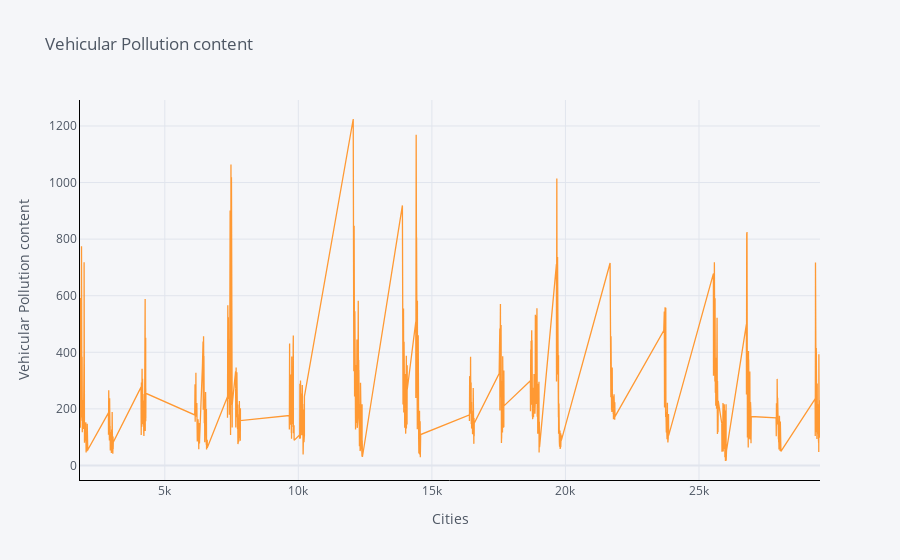
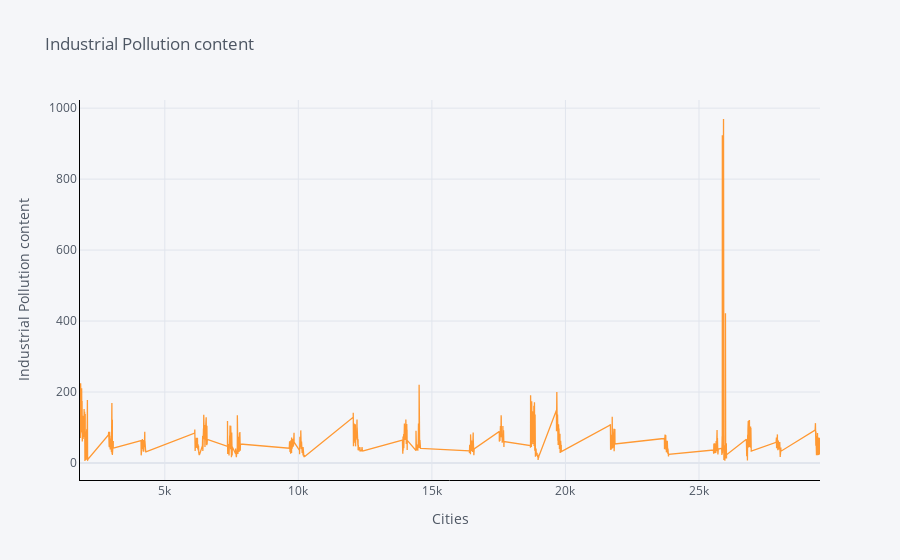

The cell these charts' notebook holds for them, in order:
### Code cell
ploting('Vehicular Pollution content')
ploting('Industrial Pollution content')

### Figure 1 — Plotly figure (JSON) as saved in the notebook; plotly's stock layout.template omitted (floating-point values rounded to 4 significant figures; data arrays with more than 128 entries replaced by an {"elided": "..."} marker saying what was removed)
{"data": [{"line": {"color": "rgba(255, 153, 51, 1.0)", "dash": "solid", "shape": "linear", "width": 1.3}, "mode": "lines", "name": "Vehicular Pollution content", "text": "", "type": "scatter", "x": {"elided": "4646 int values"}, "y": {"elided": "4646 float values"}}], "layout": {"legend": {"bgcolor": "#F5F6F9", "font": {"color": "#4D5663"}}, "paper_bgcolor": "#F5F6F9", "plot_bgcolor": "#F5F6F9", "title": {"font": {"color": "#4D5663"}, "text": "Vehicular Pollution content"}, "xaxis": {"gridcolor": "#E1E5ED", "linecolor": "black", "showgrid": true, "tickfont": {"color": "#4D5663"}, "title": {"font": {"color": "#4D5663"}, "text": "Cities"}, "zerolinecolor": "#E1E5ED"}, "yaxis": {"gridcolor": "#E1E5ED", "linecolor": "black", "showgrid": true, "tickfont": {"color": "#4D5663"}, "title": {"font": {"color": "#4D5663"}, "text": "Vehicular Pollution content"}, "zerolinecolor": "#E1E5ED"}}}

### Figure 2 — Plotly figure (JSON) as saved in the notebook; plotly's stock layout.template omitted (floating-point values rounded to 4 significant figures; data arrays with more than 128 entries replaced by an {"elided": "..."} marker saying what was removed)
{"data": [{"line": {"color": "rgba(255, 153, 51, 1.0)", "dash": "solid", "shape": "linear", "width": 1.3}, "mode": "lines", "name": "Industrial Pollution content", "text": "", "type": "scatter", "x": {"elided": "4646 int values"}, "y": {"elided": "4646 float values"}}], "layout": {"legend": {"bgcolor": "#F5F6F9", "font": {"color": "#4D5663"}}, "paper_bgcolor": "#F5F6F9", "plot_bgcolor": "#F5F6F9", "title": {"font": {"color": "#4D5663"}, "text": "Industrial Pollution content"}, "xaxis": {"gridcolor": "#E1E5ED", "linecolor": "black", "showgrid": true, "tickfont": {"color": "#4D5663"}, "title": {"font": {"color": "#4D5663"}, "text": "Cities"}, "zerolinecolor": "#E1E5ED"}, "yaxis": {"gridcolor": "#E1E5ED", "linecolor": "black", "showgrid": true, "tickfont": {"color": "#4D5663"}, "title": {"font": {"color": "#4D5663"}, "text": "Industrial Pollution content"}, "zerolinecolor": "#E1E5ED"}}}
